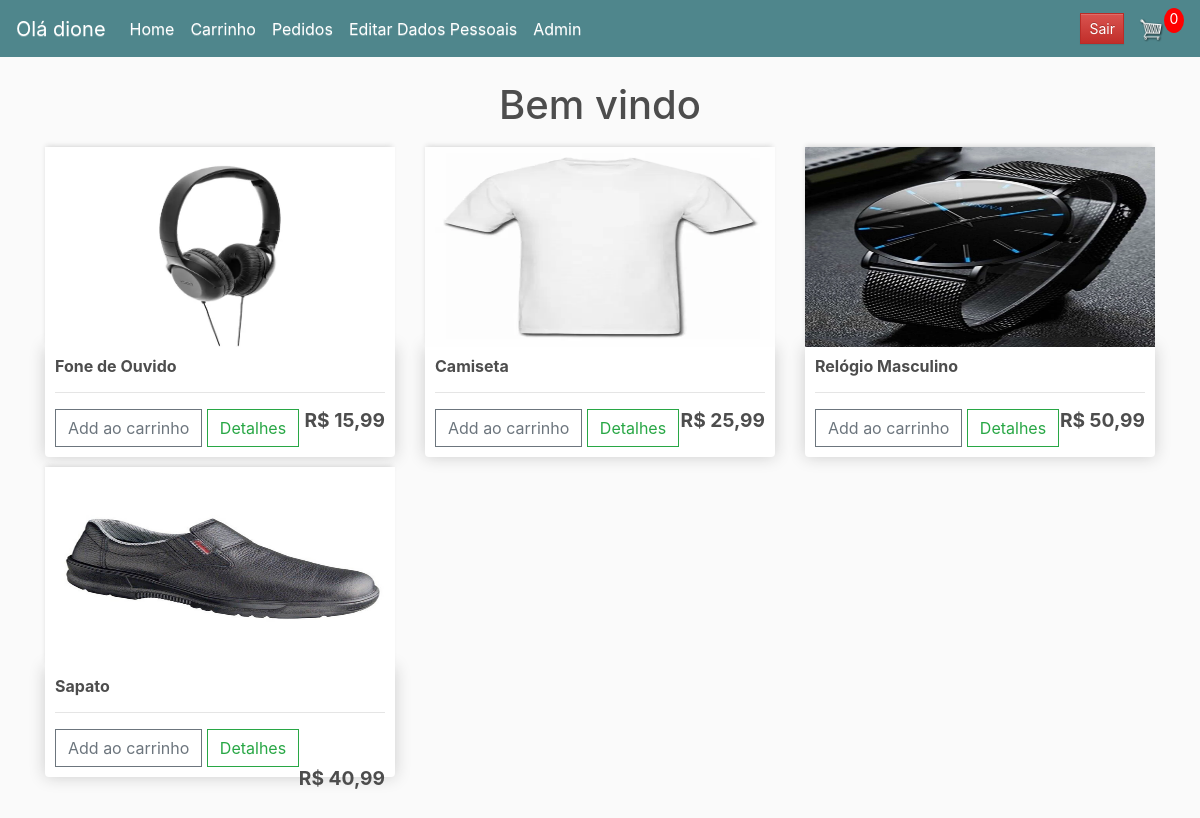
/ (signed in), run on the app's committed database.
### usuarios/models.py (models this page shows, shortened)
class User(AbstractUser):
    endereco = models.CharField(max_length=100, help_text='Insira o seu endereço.', null=True, blank=True)
    cidade = models.CharField(max_length=100, help_text='Insira a sua cidade.', null=True, blank=True)
    bairro = models.CharField(max_length=100, help_text='Insira o seu bairro.', null=True, blank=True)
    estado = models.CharField(max_length=100, help_text='Insira o seu estado.', null=True, blank=True)
    cep = models.CharField(max_length=8, null=True, blank=True)
    slug = models.SlugField(unique=True, blank=True, null=True)
    class Meta:
        verbose_name = ("Usuário")
        verbose_name_plural = ("Usuários")
        swappable = settings.AUTH_USER_MODEL

### test_ecommerce/models.py (models this page shows, shortened)
class Produto(models.Model):
    nome = models.CharField(max_length=200, null=True, verbose_name='Produto')
    preco = models.DecimalField(max_digits=7, decimal_places=2, verbose_name='Preço (R$)')
    imagem = models.ImageField(null=True, blank=True, upload_to='produtos')
    digital = models.BooleanField(default=False, null=True, blank=False)
    @property
    def image_url(self): # para poder visualizar fotos no html
        if self.imagem and hasattr(self.imagem, 'url'):
            return self.imagem.url

### test_ecommerce/views.py (the view)
# urls.py: 2. Add a URL to urlpatterns:  path('', views.home, name='home')
@login_required()
def home(request):
    if request.user.is_authenticated:
        cliente = request.user
        pedido, criado = Pedido.objects.get_or_create(cliente=cliente, complete=False)
        cart_itens = pedido.pegar_carrinho_itens
    else:
        pedido = {'pegar_carrinho_total':0, 'pegar_carrinho_itens':0, 'envio':False}
        cart_itens = pedido['pegar_carrinho_itens']
    produtos = Produto.objects.all()
    context = {'produtos':produtos, 'cart_itens':cart_itens}
    return render(request, 'compras/home.html', context)

### test_ecommerce/models.py (called while the page is built)
    @property
    def pegar_carrinho_itens(self):
        itens = self.pedidoitem_set.all()
        total = sum([item.quantidade for item in itens])
        return total

### templates/compras/home.html (shortened to what this page needs)
{% extends 'base.html' %}
{% load static %}
{% block main %}
{% include 'navbar.html' %}
{% include 'mensagens.html' %}
{% include 'loader.html' %}
<center><h1>Bem vindo</h1></center>
<div class="container">
    <div class="row">
        {% for produto in produtos %}
        <div class="col-lg-4">
            <img src="{{ produto.image_url|default_if_none:'/static/imagens/2+placeholder.png' }}" class="thumbnail">
            <div class="box-element product">
                <h6><strong>{{ produto.nome }}</strong></h6>
				<hr>
				<button data-product="{{ produto.id }}" data-action="add" class="btn btn-outline-secondary add-btn update-cart">Add ao carrinho</button>
				<a class="btn btn-outline-success" href="#">Detalhes</a>
				<h4 class="h4" style="float: right"><strong>R$ {{ produto.preco }}</strong></h4>
            </div>
        </div>
        {% endfor %}
    </div>
</div>
<br>
{% endblock %}

### templates/base.html (shortened to what this page needs)
{% load static %}
<!DOCTYPE html>
<html lang="en">
<head>
    <link rel="stylesheet" href="https://cdn.jsdelivr.net/npm/bootstrap@4.6.2/dist/css/bootstrap.min.css">
    <link rel="stylesheet" href="https://maxcdn.bootstrapcdn.com/font-awesome/4.7.0/css/font-awesome.min.css">
    <link rel="stylesheet" href="https://maxcdn.bootstrapcdn.com/bootstrap/3.3.7/css/bootstrap-theme.min.css">
    <link rel="stylesheet" type="text/css" href="{% static 'css/style.css' %}">
</head>
<body>
    {% block main %}
    {% endblock %}
</body>
</html>

### templates/navbar.html (shortened to what this page needs)
{% extends 'base.html' %}
{% load static %}
{% block main %}
<nav class="navbar navbar-expand-lg navbar-dark bg-dark">
    {% if user.is_authenticated %}
    <a class="navbar-brand" href="{% url 'home' %}">Olá {{ user.username }}</a>
    {% else %}
    <b class="navbar-brand">My Ecommerce</b>
    {% endif %}
    <div class="collapse navbar-collapse" id="navbarSupportedContent">
      <ul class="navbar-nav mr-auto">
        {% if user.is_authenticated %}
        <li class="nav-item active">
          <a class="nav-link" href="{% url 'home' %}">Home <span class="sr-only">(current)</span></a>
        </li>
        <li class="nav-item active">
          <a class="nav-link" href="{% url 'cart' %}">Carrinho</a>
        </li>
        <li class="nav-item active">
          <a class="nav-link" href="{% url 'pedidos' %}">Pedidos</a>
        </li>
        <li class="nav-item active">
          <a class="nav-link" href="{% url 'editar_perfil' user.slug %}">Editar Dados Pessoais</a>
        </li>
        {% endif %}
        {% if user.is_superuser %}
        <li class="nav-item active">
          <a class="nav-link" href="http://projeto-ecommerce.up.railway.app/admin">Admin</a>
        </li>
        {% endif %}
      </ul>
      <div class="form-inline my-2 my-lg-0">
        {% if user.is_authenticated %}
        <a href="{% url 'logout' %}" class="btn btn-danger btn-sm" onclick="return confirm('Tem certeza que deseja sair?')">Sair</a>
        {% else %}
        <a href="{% url 'login' %}" class="btn btn-warning btn-sm">Login</a>
        {% endif %}
        {% if user.is_authenticated %}
        <a href="{% url 'cart' %}"><img src="{% static 'imagens/6+cart.png'%}" id="cart-icon"></a>
        <p id="cart-total">{{ cart_itens }}</p>
        {% endif %}
      </div>
    </div>
  </nav>
<br>
{% endblock %}

### templates/mensagens.html (shortened to what this page needs)
{% extends 'base.html' %}

### templates/loader.html (shortened to what this page needs)
{% extends 'base.html' %}
{% load static %}

### static/css/style.css (style rules this page uses)
body { background-color: hsl(0, 0%, 98%); }
h1,h2,h3,h4,h5,h6 { color:hsl(0, 0%, 30%); }
.h4 { font-size: 120%; }
.box-element { box-shadow:hsl(0, 0%, 80%) 0 0 16px; background-color: #fff; border-radius: 4px; padding: 10px; }
.thumbnail { width: 100%; height: 200px; -webkit-box-shadow: -1px -3px 5px -2px rgba(214,214,214,1); -moz-box-shadow: -1px -3px 5px -2px rgba(214,214,214,1); box-shadow: -1px -3px 5px -2px rgba(214,214,214,1); }
.product { border-radius: 0 0 4px 4px; }
.bg-dark { background-color: #4f868c!important; }
#cart-icon { width:25px; display: inline-block; margin-left: 15px; }
#cart-total { display: block; text-align: center; color:#fff; background-color: red; width: 20px; height: 25px; border-radius: 50%; font-size: 14px; }
.col-lg-4, .col-lg-6, .col-lg-8, .col-lg-12 { margin-top: 10px; }
.btn { border-radius: 0; }

### data on the page
User: username "dione"
Produto: image_url (picture), nome "Fone de Ouvido", preco "15,99"
Produto: image_url (picture), nome "Camiseta", preco "25,99"
Produto: image_url (picture), nome "Relógio Masculino", preco "50,99"
Produto: image_url (picture), nome "Sapato", preco "40,99"

### other printed values
{{ cart_itens }} "0"
